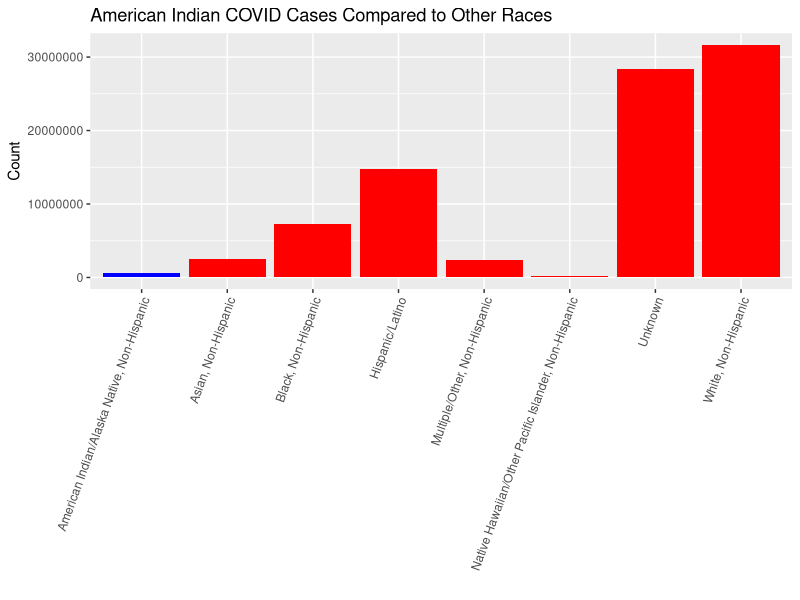

R code for this plot:
## ---- chunk 1

library(tidyverse)

count_race <- read_csv('covid_by_race.csv')

options(scipen = 999)

viz1 <- count_race %>%
  filter(race_ethnicity_combined != "Missing") %>%
  filter(!is.na(race_ethnicity_combined)) %>%
  mutate(fill_col = ifelse(race_ethnicity_combined == "American Indian/Alaska Native, Non-Hispanic", "A", "B")) %>%
  ggplot(aes(x = race_ethnicity_combined, y = Count, fill = fill_col)) +
  geom_col() +
  theme(axis.text.x = element_text(angle = 70, hjust = 1)) +
  labs(x = '', fill = '',
       title = 'American Indian COVID Cases Compared to Other Races') +
  scale_fill_manual(values = c('#0000FF', '#FF0000')) +
  theme(legend.position = 'none')

ggsave('viz1.png', plot = viz1)

